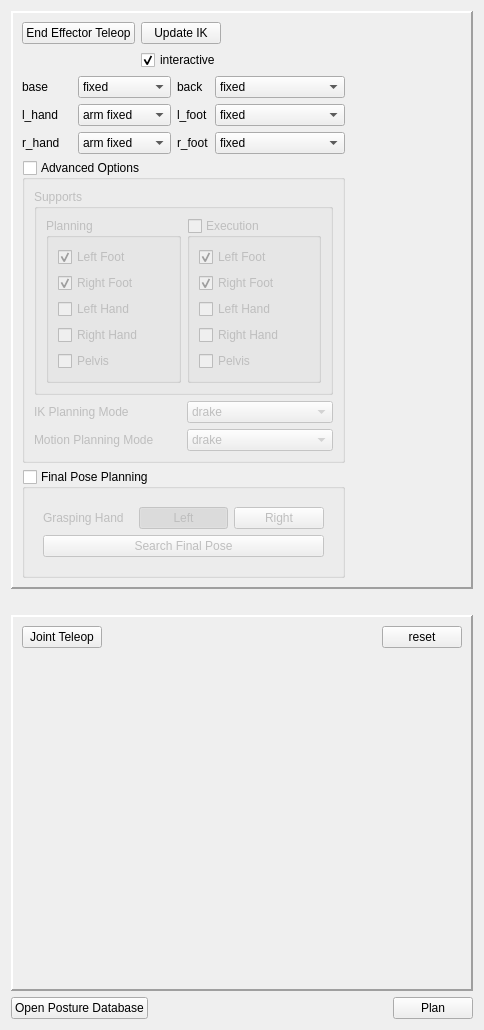
<?xml version="1.0" encoding="UTF-8"?>
<ui version="4.0">
 <class>moveFootDownButton</class>
 <widget class="QWidget" name="moveFootDownButton">
  <property name="geometry">
   <rect>
    <x>0</x>
    <y>0</y>
    <width>484</width>
    <height>1030</height>
   </rect>
  </property>
  <property name="windowTitle">
   <string>Teleop Panel</string>
  </property>
  <layout class="QGridLayout" name="gridLayout_7">
   <item row="1" column="1">
    <spacer name="verticalSpacer">
     <property name="orientation">
      <enum>Qt::Vertical</enum>
     </property>
     <property name="sizeType">
      <enum>QSizePolicy::Minimum</enum>
     </property>
     <property name="sizeHint" stdset="0">
      <size>
       <width>20</width>
       <height>20</height>
      </size>
     </property>
    </spacer>
   </item>
   <item row="3" column="2">
    <widget class="QPushButton" name="planButton">
     <property name="text">
      <string>Plan</string>
     </property>
    </widget>
   </item>
   <item row="2" column="0" colspan="3">
    <widget class="QFrame" name="jointTeleopFrame">
     <property name="sizePolicy">
      <sizepolicy hsizetype="Preferred" vsizetype="Expanding">
       <horstretch>0</horstretch>
       <verstretch>1</verstretch>
      </sizepolicy>
     </property>
     <property name="minimumSize">
      <size>
       <width>0</width>
       <height>300</height>
      </size>
     </property>
     <property name="maximumSize">
      <size>
       <width>16777215</width>
       <height>600</height>
      </size>
     </property>
     <property name="frameShape">
      <enum>QFrame::Panel</enum>
     </property>
     <property name="frameShadow">
      <enum>QFrame::Raised</enum>
     </property>
     <property name="lineWidth">
      <number>2</number>
     </property>
     <layout class="QGridLayout" name="gridLayout_6">
      <item row="0" column="2">
       <widget class="QPushButton" name="resetJointsButton">
        <property name="text">
         <string>reset</string>
        </property>
        <property name="checkable">
         <bool>false</bool>
        </property>
       </widget>
      </item>
      <item row="0" column="0">
       <widget class="QPushButton" name="jointTeleopButton">
        <property name="text">
         <string>Joint Teleop</string>
        </property>
        <property name="checkable">
         <bool>true</bool>
        </property>
       </widget>
      </item>
      <item row="0" column="1">
       <spacer name="horizontalSpacer_10">
        <property name="orientation">
         <enum>Qt::Horizontal</enum>
        </property>
        <property name="sizeHint" stdset="0">
         <size>
          <width>64</width>
          <height>20</height>
         </size>
        </property>
       </spacer>
      </item>
      <item row="1" column="0" colspan="3">
       <widget class="QTabWidget" name="tabWidget">
        <property name="font">
         <font>
          <kerning>true</kerning>
         </font>
        </property>
        <property name="currentIndex">
         <number>-1</number>
        </property>
        <property name="usesScrollButtons">
         <bool>false</bool>
        </property>
        <property name="documentMode">
         <bool>true</bool>
        </property>
       </widget>
      </item>
     </layout>
    </widget>
   </item>
   <item row="3" column="0">
    <widget class="QPushButton" name="postureDatabaseButton">
     <property name="text">
      <string>Open Posture Database</string>
     </property>
    </widget>
   </item>
   <item row="3" column="1">
    <spacer name="horizontalSpacer_11">
     <property name="orientation">
      <enum>Qt::Horizontal</enum>
     </property>
     <property name="sizeHint" stdset="0">
      <size>
       <width>81</width>
       <height>20</height>
      </size>
     </property>
    </spacer>
   </item>
   <item row="4" column="1">
    <spacer name="verticalSpacer_2">
     <property name="orientation">
      <enum>Qt::Vertical</enum>
     </property>
     <property name="sizeHint" stdset="0">
      <size>
       <width>20</width>
       <height>0</height>
      </size>
     </property>
    </spacer>
   </item>
   <item row="0" column="0" colspan="3">
    <widget class="QFrame" name="endEffectorTeleopFrame">
     <property name="frameShape">
      <enum>QFrame::Panel</enum>
     </property>
     <property name="frameShadow">
      <enum>QFrame::Raised</enum>
     </property>
     <property name="lineWidth">
      <number>2</number>
     </property>
     <layout class="QGridLayout" name="gridLayout_8">
      <item row="0" column="5">
       <spacer name="horizontalSpacer_12">
        <property name="orientation">
         <enum>Qt::Horizontal</enum>
        </property>
        <property name="sizeType">
         <enum>QSizePolicy::Expanding</enum>
        </property>
        <property name="sizeHint" stdset="0">
         <size>
          <width>107</width>
          <height>17</height>
         </size>
        </property>
       </spacer>
      </item>
      <item row="1" column="3">
       <widget class="QLabel" name="label">
        <property name="text">
         <string>back</string>
        </property>
       </widget>
      </item>
      <item row="2" column="4" colspan="2">
       <widget class="QComboBox" name="lfootCombo">
        <item>
         <property name="text">
          <string>fixed</string>
         </property>
        </item>
        <item>
         <property name="text">
          <string>constrained</string>
         </property>
        </item>
        <item>
         <property name="text">
          <string>sliding</string>
         </property>
        </item>
       </widget>
      </item>
      <item row="3" column="0">
       <widget class="QLabel" name="label_4">
        <property name="text">
         <string>r_hand</string>
        </property>
       </widget>
      </item>
      <item row="2" column="0">
       <widget class="QLabel" name="label_3">
        <property name="text">
         <string>l_hand</string>
        </property>
       </widget>
      </item>
      <item row="3" column="4" colspan="2">
       <widget class="QComboBox" name="rfootCombo">
        <item>
         <property name="text">
          <string>fixed</string>
         </property>
        </item>
        <item>
         <property name="text">
          <string>constrained</string>
         </property>
        </item>
        <item>
         <property name="text">
          <string>sliding</string>
         </property>
        </item>
       </widget>
      </item>
      <item row="3" column="2">
       <widget class="QComboBox" name="rhandCombo">
        <item>
         <property name="text">
          <string>arm fixed</string>
         </property>
        </item>
        <item>
         <property name="text">
          <string>ee fixed</string>
         </property>
        </item>
        <item>
         <property name="text">
          <string>position</string>
         </property>
        </item>
        <item>
         <property name="text">
          <string>free</string>
         </property>
        </item>
        <item>
         <property name="text">
          <string>gaze</string>
         </property>
        </item>
        <item>
         <property name="text">
          <string>orbit</string>
         </property>
        </item>
       </widget>
      </item>
      <item row="2" column="6">
       <spacer name="horizontalSpacer">
        <property name="orientation">
         <enum>Qt::Horizontal</enum>
        </property>
        <property name="sizeHint" stdset="0">
         <size>
          <width>40</width>
          <height>20</height>
         </size>
        </property>
       </spacer>
      </item>
      <item row="1" column="4" colspan="2">
       <widget class="QComboBox" name="backCombo">
        <item>
         <property name="text">
          <string>fixed</string>
         </property>
        </item>
        <item>
         <property name="text">
          <string>limited</string>
         </property>
        </item>
        <item>
         <property name="text">
          <string>free</string>
         </property>
        </item>
       </widget>
      </item>
      <item row="1" column="0">
       <widget class="QLabel" name="label_2">
        <property name="text">
         <string>base</string>
        </property>
       </widget>
      </item>
      <item row="2" column="3">
       <widget class="QLabel" name="label_5">
        <property name="text">
         <string>l_foot</string>
        </property>
       </widget>
      </item>
      <item row="0" column="0" colspan="5">
       <layout class="QGridLayout" name="gridLayout">
        <item row="0" column="1">
         <widget class="QPushButton" name="updateIkButton">
          <property name="text">
           <string>Update IK</string>
          </property>
         </widget>
        </item>
        <item row="0" column="0">
         <widget class="QPushButton" name="eeTeleopButton">
          <property name="text">
           <string>End Effector Teleop</string>
          </property>
          <property name="checkable">
           <bool>true</bool>
          </property>
         </widget>
        </item>
        <item row="1" column="1">
         <widget class="QCheckBox" name="interactiveCheckbox">
          <property name="text">
           <string>interactive</string>
          </property>
          <property name="checked">
           <bool>true</bool>
          </property>
         </widget>
        </item>
       </layout>
      </item>
      <item row="2" column="2">
       <widget class="QComboBox" name="lhandCombo">
        <item>
         <property name="text">
          <string>arm fixed</string>
         </property>
        </item>
        <item>
         <property name="text">
          <string>ee fixed</string>
         </property>
        </item>
        <item>
         <property name="text">
          <string>position</string>
         </property>
        </item>
        <item>
         <property name="text">
          <string>free</string>
         </property>
        </item>
        <item>
         <property name="text">
          <string>gaze</string>
         </property>
        </item>
        <item>
         <property name="text">
          <string>orbit</string>
         </property>
        </item>
       </widget>
      </item>
      <item row="6" column="0" colspan="6">
       <widget class="QGroupBox" name="finalPosePlanningOptions">
        <property name="enabled">
         <bool>true</bool>
        </property>
        <property name="title">
         <string>Final Pose Planning</string>
        </property>
        <property name="checkable">
         <bool>true</bool>
        </property>
        <property name="checked">
         <bool>false</bool>
        </property>
        <layout class="QVBoxLayout" name="verticalLayout_10">
         <item>
          <widget class="QFrame" name="frame_6">
           <property name="enabled">
            <bool>true</bool>
           </property>
           <property name="acceptDrops">
            <bool>false</bool>
           </property>
           <layout class="QVBoxLayout" name="verticalLayout_11">
            <item>
             <layout class="QHBoxLayout" name="horizontalLayout_6">
              <item>
               <widget class="QLabel" name="label_7">
                <property name="text">
                 <string>Grasping Hand</string>
                </property>
               </widget>
              </item>
              <item>
               <widget class="QPushButton" name="leftGraspingHandButton">
                <property name="text">
                 <string>Left</string>
                </property>
                <property name="checkable">
                 <bool>true</bool>
                </property>
                <property name="checked">
                 <bool>true</bool>
                </property>
               </widget>
              </item>
              <item>
               <widget class="QPushButton" name="rightGraspingHandButton">
                <property name="text">
                 <string>Right</string>
                </property>
                <property name="checkable">
                 <bool>true</bool>
                </property>
               </widget>
              </item>
             </layout>
            </item>
            <item>
             <widget class="QPushButton" name="searchFinalPoseButton">
              <property name="enabled">
               <bool>true</bool>
              </property>
              <property name="text">
               <string>Search Final Pose</string>
              </property>
             </widget>
            </item>
           </layout>
          </widget>
         </item>
        </layout>
       </widget>
      </item>
      <item row="5" column="0" colspan="6">
       <widget class="QGroupBox" name="paramsContainer">
        <property name="title">
         <string>Advanced Options</string>
        </property>
        <property name="checkable">
         <bool>true</bool>
        </property>
        <property name="checked">
         <bool>false</bool>
        </property>
        <layout class="QVBoxLayout" name="verticalLayout">
         <item>
          <widget class="QGroupBox" name="groupBox_2">
           <property name="title">
            <string>Supports</string>
           </property>
           <layout class="QHBoxLayout" name="horizontalLayout">
            <item>
             <widget class="QGroupBox" name="groupBox">
              <property name="title">
               <string>Planning</string>
              </property>
              <layout class="QVBoxLayout" name="verticalLayout_2">
               <item>
                <widget class="QCheckBox" name="leftFootPlanningSupportCheckbox">
                 <property name="text">
                  <string>Left Foot</string>
                 </property>
                 <property name="checked">
                  <bool>true</bool>
                 </property>
                </widget>
               </item>
               <item>
                <widget class="QCheckBox" name="rightFootPlanningSupportCheckbox">
                 <property name="text">
                  <string>Right Foot</string>
                 </property>
                 <property name="checked">
                  <bool>true</bool>
                 </property>
                </widget>
               </item>
               <item>
                <widget class="QCheckBox" name="leftHandPlanningSupportCheckbox">
                 <property name="text">
                  <string>Left Hand</string>
                 </property>
                </widget>
               </item>
               <item>
                <widget class="QCheckBox" name="rightHandPlanningSupportCheckbox">
                 <property name="text">
                  <string>Right Hand</string>
                 </property>
                </widget>
               </item>
               <item>
                <widget class="QCheckBox" name="pelvisPlanningSupportCheckbox">
                 <property name="text">
                  <string>Pelvis</string>
                 </property>
                </widget>
               </item>
              </layout>
             </widget>
            </item>
            <item>
             <widget class="QGroupBox" name="executionSupportCheckbox">
              <property name="title">
               <string>Execution</string>
              </property>
              <property name="checkable">
               <bool>true</bool>
              </property>
              <property name="checked">
               <bool>false</bool>
              </property>
              <layout class="QVBoxLayout" name="verticalLayout_3">
               <item>
                <widget class="QCheckBox" name="leftFootExecutionSupportCheckbox">
                 <property name="text">
                  <string>Left Foot</string>
                 </property>
                 <property name="checked">
                  <bool>true</bool>
                 </property>
                </widget>
               </item>
               <item>
                <widget class="QCheckBox" name="rightFootExecutionSupportCheckbox">
                 <property name="text">
                  <string>Right Foot</string>
                 </property>
                 <property name="checked">
                  <bool>true</bool>
                 </property>
                </widget>
               </item>
               <item>
                <widget class="QCheckBox" name="leftHandExecutionSupportCheckbox">
                 <property name="text">
                  <string>Left Hand</string>
                 </property>
                </widget>
               </item>
               <item>
                <widget class="QCheckBox" name="rightHandExecutionSupportCheckbox">
                 <property name="text">
                  <string>Right Hand</string>
                 </property>
                </widget>
               </item>
               <item>
                <widget class="QCheckBox" name="pelvisExecutionSupportCheckbox">
                 <property name="text">
                  <string>Pelvis</string>
                 </property>
                </widget>
               </item>
              </layout>
             </widget>
            </item>
           </layout>
          </widget>
         </item>
         <item>
          <layout class="QGridLayout" name="gridLayout_2">
           <item row="0" column="0">
            <widget class="QLabel" name="label_8">
             <property name="text">
              <string>IK Planning Mode</string>
             </property>
            </widget>
           </item>
           <item row="0" column="1">
            <widget class="QComboBox" name="ikModeCombo">
             <item>
              <property name="text">
               <string>drake</string>
              </property>
             </item>
             <item>
              <property name="text">
               <string>exotica</string>
              </property>
             </item>
            </widget>
           </item>
           <item row="1" column="0">
            <widget class="QLabel" name="label_9">
             <property name="text">
              <string>Motion Planning Mode</string>
             </property>
            </widget>
           </item>
           <item row="1" column="1">
            <widget class="QComboBox" name="mpModeCombo">
             <item>
              <property name="text">
               <string>drake</string>
              </property>
             </item>
             <item>
              <property name="text">
               <string>exotica</string>
              </property>
             </item>
            </widget>
           </item>
          </layout>
         </item>
        </layout>
       </widget>
      </item>
      <item row="3" column="3">
       <widget class="QLabel" name="label_6">
        <property name="text">
         <string>r_foot</string>
        </property>
       </widget>
      </item>
      <item row="1" column="2">
       <widget class="QComboBox" name="baseCombo">
        <item>
         <property name="text">
          <string>fixed</string>
         </property>
        </item>
        <item>
         <property name="text">
          <string>constrained</string>
         </property>
        </item>
        <item>
         <property name="text">
          <string>limited</string>
         </property>
        </item>
        <item>
         <property name="text">
          <string>xyz only</string>
         </property>
        </item>
        <item>
         <property name="text">
          <string>z only</string>
         </property>
        </item>
        <item>
         <property name="text">
          <string>free</string>
         </property>
        </item>
       </widget>
      </item>
     </layout>
    </widget>
   </item>
  </layout>
 </widget>
 <resources/>
 <connections/>
</ui>
